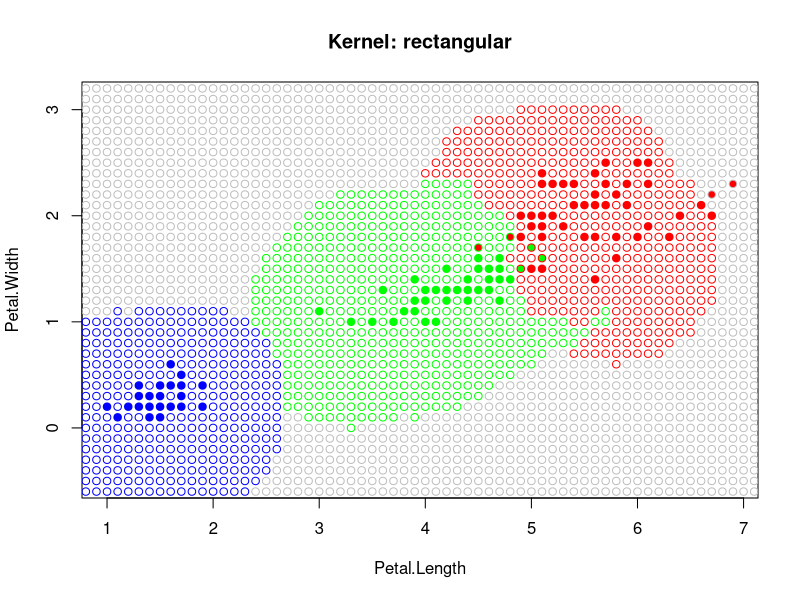
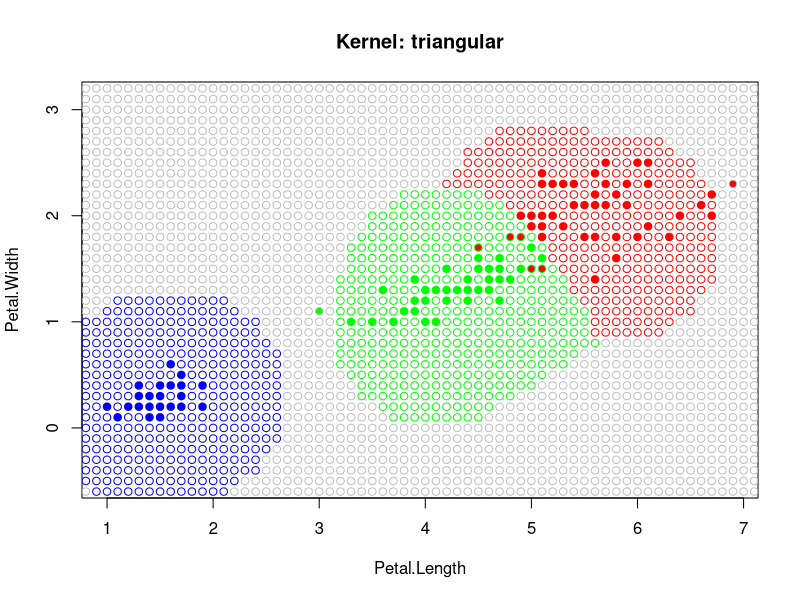
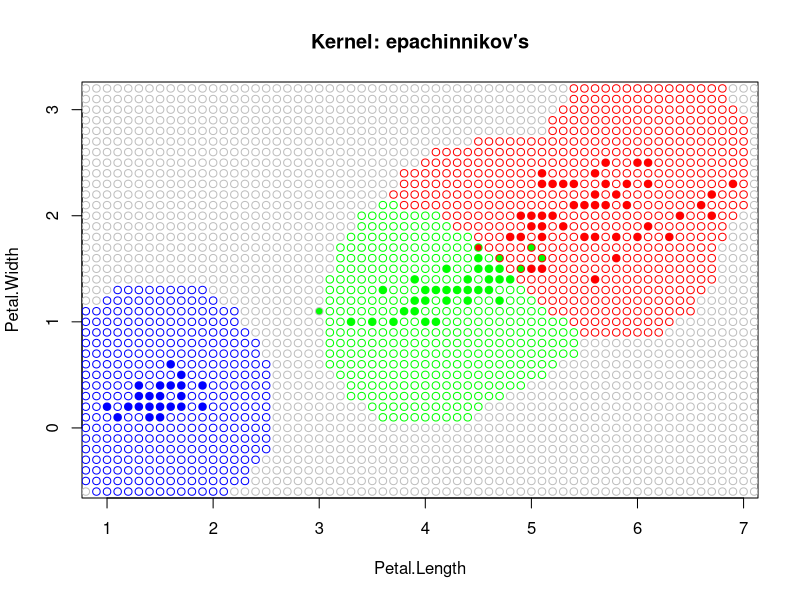
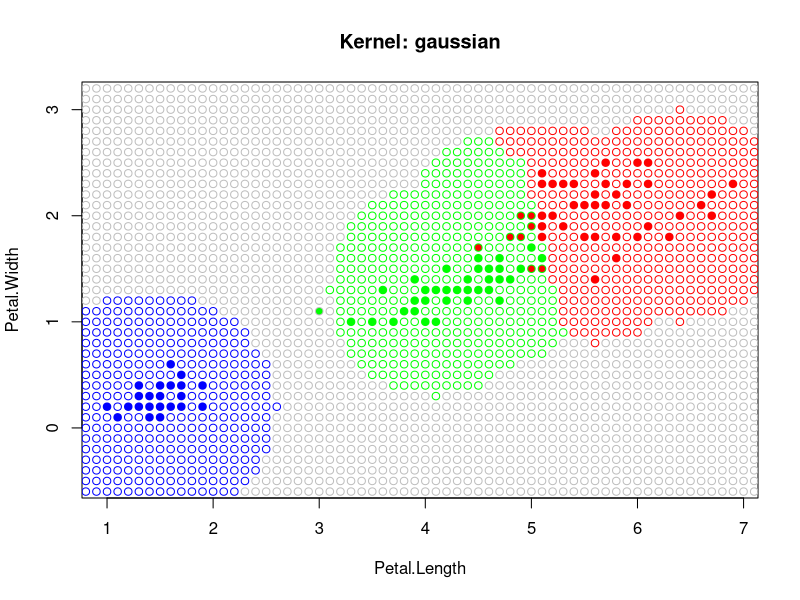

Source code (R) for these figures, in order:
euclidean <- function(a, b) sqrt(sum((a - b) ^ 2))

rectKernel <- function(dist) 0.5 * (abs(dist) <= 1)
trKernel <- function(dist) (1 - abs(dist)) * (abs(dist) <= 1)
epKernel = function(dist) (3 / 4) * (1 - dist ^ 2) * (abs(dist) <= 1)
gaussKernel = function(dist) dnorm(dist) * (abs(dist) <= 1)

classify <- function (dset, point, labels, potentials, h, dist = euclidean, kernel = trKernel) {
  #cat(length(labels), dim(dset))
  distances <- apply(dset, 1, dist, point)
  #print(length(distances))
  
  weights <- potentials * kernel(distances / h)
  #print(length(weights))
  #print(potentials)
  names(weights) <- labels
  
  # print(potentials)
  # print(kernel(distances / h))
  # print(weights)
  
  classes <- unique(labels)
  classScores <- sapply(classes, function(class, w) sum(w[names(w) == class]), weights)
  classScores["undefined"] <- 0.000001
  
  #print(classScores)
  
  # if (length(unique(classScores)) == 1) {
  #   return(classes[sample(1:length(classes), 1)])
  # }
  
  #cat("CL RES", classes[which.max(classScores)], classScores, "\n")
  return (names(which.max(classScores)))
}

generateMaps <- function() {
  xs <- seq(from = 0.5, to = 7.5, by = 0.1)
  ys <- seq(from = -1, to = 3.5, by = 0.1)
  
  colors <- c("setosa" = "blue", "virginica" = "red", "versicolor" = "green", "undefined" = "grey")
  
  pp <- matrix(c(
    c(0, 0, 0, 0, 0, 0, 0, 0, 0, 0, 0, 0, 0, 0, 0, 0, 0, 0, 0, 0, 0, 0, 0, 0, 0, 0, 0, 1, 0, 0, 0, 0, 0, 0, 0, 0, 0, 0, 0, 0, 0, 0, 0, 0, 0, 0, 0, 0, 0, 0, 0, 0, 1, 0, 0, 0, 0, 0, 0, 0, 0, 0, 0, 0, 0, 0, 0, 0, 0, 0, 1, 0, 0, 1, 0, 0, 0, 1, 0, 0, 1, 0, 0, 0, 0, 0, 0, 0, 0, 0, 0, 0, 0, 0, 0, 0, 0, 0, 0, 0, 0, 0, 0, 0, 0, 0, 0, 0, 0, 0, 0, 0, 0, 0, 0, 1, 0, 0, 1, 1, 0, 0, 0, 0, 0, 0, 1, 0, 0, 0, 0, 0, 0, 1, 1, 0, 0, 0, 0, 0, 0, 0, 0, 0, 0, 0, 0, 0, 0, 0),
    c(0, 0, 0, 0, 0, 0, 0, 0, 0, 0, 0, 0, 0, 0, 0, 0, 0, 0, 0, 0, 0, 0, 0, 0, 0, 0, 0, 0, 0, 0, 0, 0, 0, 0, 0, 0, 0, 0, 0, 0, 0, 0, 0, 0, 0, 0, 0, 1, 0, 0, 0, 0, 1, 0, 0, 0, 0, 0, 0, 1, 0, 0, 0, 0, 0, 0, 0, 0, 0, 0, 0, 0, 1, 0, 0, 0, 0, 1, 1, 0, 0, 0, 0, 1, 0, 0, 0, 0, 0, 0, 0, 0, 0, 0, 0, 0, 0, 0, 0, 0, 1, 0, 0, 0, 0, 0, 1, 0, 0, 0, 1, 0, 0, 0, 0, 0, 0, 0, 0, 1, 0, 0, 0, 0, 0, 0, 1, 0, 0, 0, 0, 0, 0, 1, 1, 0, 0, 0, 0, 0, 0, 0, 0, 0, 0, 0, 0, 0, 0, 0),
    c(0, 0, 0, 0, 0, 0, 0, 0, 1, 0, 0, 0, 0, 0, 0, 0, 0, 0, 0, 0, 0, 0, 0, 0, 0, 0, 0, 0, 0, 0, 0, 0, 0, 0, 0, 0, 0, 0, 0, 0, 0, 0, 0, 0, 0, 0, 0, 0, 0, 0, 0, 0, 0, 0, 0, 1, 0, 0, 0, 0, 0, 0, 0, 0, 0, 0, 0, 0, 0, 0, 0, 0, 0, 0, 0, 0, 0, 3, 0, 0, 0, 0, 0, 0, 0, 0, 0, 0, 0, 0, 0, 0, 0, 0, 0, 0, 0, 0, 1, 0, 0, 0, 0, 0, 0, 0, 0, 1, 0, 0, 0, 0, 0, 0, 0, 1, 0, 0, 0, 0, 0, 0, 0, 0, 0, 0, 1, 0, 0, 0, 0, 0, 0, 1, 1, 0, 0, 0, 1, 0, 0, 0, 0, 0, 0, 0, 0, 0, 0, 0),
    c(0, 0, 0, 0, 0, 0, 0, 0, 0, 0, 0, 0, 0, 0, 0, 0, 0, 0, 0, 0, 0, 0, 0, 0, 0, 0, 0, 0, 0, 0, 0, 0, 0, 0, 1, 0, 0, 0, 0, 0, 0, 0, 0, 0, 0, 0, 0, 0, 0, 0, 0, 0, 0, 0, 0, 0, 0, 0, 0, 0, 1, 0, 0, 0, 0, 0, 1, 0, 0, 0, 0, 0, 0, 0, 0, 0, 0, 1, 0, 0, 0, 0, 0, 0, 0, 0, 0, 0, 0, 0, 0, 0, 0, 0, 0, 0, 0, 0, 0, 0, 0, 0, 0, 0, 0, 0, 1, 0, 0, 0, 0, 0, 0, 0, 0, 0, 0, 0, 1, 1, 0, 0, 0, 0, 0, 0, 0, 0, 0, 0, 0, 0, 0, 0, 0, 0, 0, 0, 0, 0, 0, 0, 0, 0, 0, 0, 0, 0, 1, 0)
  ), nrow = 4)
  # print(pp)
  kernels <- c("rectangular" = rectKernel, "triangular" = trKernel, "epachinnikov's" = epKernel, "gaussian" = gaussKernel)
  
  # par(mfrow = c(length(kernels) / 2, 2), pty="s", mar=c(1,1,1,1))
  
  index <- 1
  for (kernelName in names(kernels)) {
    kernel <- kernels[[kernelName]]
    png(sprintf("plot-%03d.png", index), width = 1024, height = 700, unit = "px", pointsize = 20)
    cat("Kernel:", kernelName, index, "of", length(kernels), "\n")
    plot(iris[, 3:4], col = colors[paste(iris$Species)], pch=16, asp=1)
    title(main = paste("Kernel:", kernelName))
    
    h <- rep(1, 150)
    #print(pp)
    p <- pp[index,]
    #potentials <- potentials(Util.petals, Util.classes, h = h, 5, kernel)
    
    all <- length(xs) * length(ys)
    progress = 1
    for (i in xs) {
      for (j in ys) {
        cat("\rProcessing point", progress, "of", all)
        progress <- progress + 1
        result <- classify(iris[3:4], c(i, j), paste(iris$Species), p, h, kernel = kernel)
        #print(paste(i, j, result))
        points(i, j, col = colors[result], pch = 21)
      }
    }
    cat("\rDone.                      \n")
    dev.off()
    index <- index + 1
  }
}

generateMaps()


